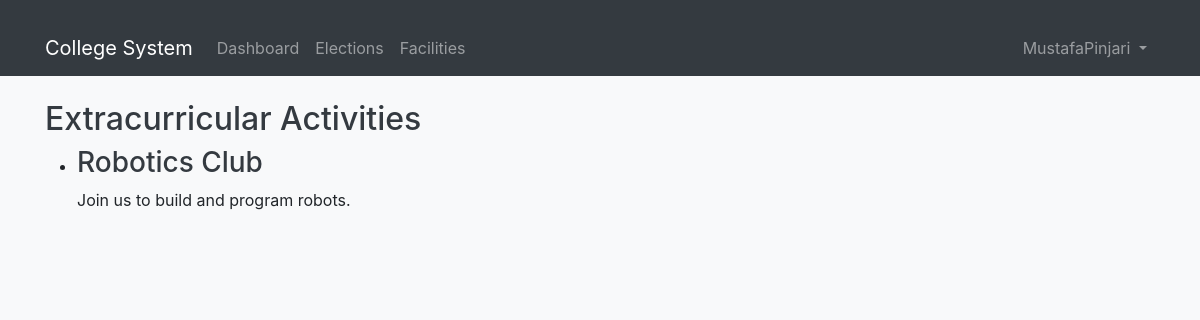
Screenshot of /facilities/extracurricular-activities/ (signed in) with the database file from the repository.
### accounts/models.py (models this page shows, shortened)
class User(AbstractUser):
    ROLES = (
        ('student', 'Student'),
        ('faculty', 'Faculty'),
        ('admin', 'Administrator'),
        ('staff', 'Staff')  # Added staff role
    )
    DEPARTMENTS = (
        ('cs', 'Computer Science'),
        ('it', 'Information Technology'),
        ('ec', 'Electronics & Communication'),
        ('me', 'Mechanical Engineering'),
        ('ce', 'Civil Engineering'),
        ('admin', 'Administration')
    )
    role = models.CharField(max_length=20, choices=ROLES)
    department = models.CharField(max_length=100, choices=DEPARTMENTS)
    student_id = models.CharField(max_length=20, blank=True, null=True)
    phone = models.CharField(max_length=15)
    profile_picture = models.ImageField(upload_to='profile_pics/', blank=True, null=True)
    bio = models.TextField(max_length=500, blank=True)
    date_of_birth = models.DateField(null=True, blank=True)
    address = models.TextField(blank=True)
    emergency_contact = models.CharField(max_length=15, blank=True)
    linkedin_profile = models.URLField(max_length=200, blank=True)
    github_profile = models.URLField(max_length=200, blank=True)
    groups = models.ManyToManyField(
        'auth.Group',
        related_name='custom_user_set',
        blank=True,
        help_text='The groups this user belongs to.',
        verbose_name='groups',
    )
    user_permissions = models.ManyToManyField(
        'auth.Permission',
        related_name='custom_user_set',
        blank=True,
        help_text='Specific permissions for this user.',
        verbose_name='user permissions',
    )
    health_requests = models.TextField(blank=True)  # Field to store health requests
    leave_requests = models.TextField(blank=True)    # Field to store leave requests
    class Meta:
        permissions = [
            ("can_view_dashboard", "Can view dashboard"),
            ("can_manage_elections", "Can manage elections"),
            ("can_manage_facilities", "Can manage facilities"),
            ("can_handle_complaints", "Can handle complaints"),
        ]

### facilities/models.py (models this page shows, shortened)
class ExtracurricularActivity(models.Model):
    name = models.CharField(max_length=200)
    description = models.TextField()

### facilities/views.py (the view)
# urls.py: path('extracurricular-activities/', views.extracurricular_activities, name='extracurricular_activities'),
@login_required
def extracurricular_activities(request):
    activities = ExtracurricularActivity.objects.all()
    return render(request, 'facilities/extracurricular_activities.html', {'activities': activities})

### facilities/templates/facilities/extracurricular_activities.html (shortened to what this page needs)
{% extends 'base.html' %}
{% block content %}
<h2>Extracurricular Activities</h2>
<ul>
    {% for activity in activities %}
        <li>
            <h3>{{ activity.name }}</h3>
            <p>{{ activity.description }}</p>
        </li>
    {% endfor %}
</ul>
{% endblock %}

### templates/base.html (shortened to what this page needs)
{% load static %}
<!DOCTYPE html>
<html lang="en">
<head>
    <link href="https://cdn.jsdelivr.net/npm/bootstrap@5.1.3/dist/css/bootstrap.min.css" rel="stylesheet">
    <link href="https://stackpath.bootstrapcdn.com/bootstrap/4.5.2/css/bootstrap.min.css" rel="stylesheet">
    <link rel="stylesheet" href="{% static 'css/styles.css' %}">
    <link rel="stylesheet" href="https://cdnjs.cloudflare.com/ajax/libs/font-awesome/6.0.0-beta3/css/all.min.css">
    <link rel="stylesheet" href="https://cdnjs.cloudflare.com/ajax/libs/sweetalert/1.1.3/sweetalert.min.css">
</head>
<body>
    <nav class="navbar navbar-expand-lg navbar-dark bg-dark">
        <div class="container">
            <a class="navbar-brand" href="{% url 'accounts:dashboard' %}">College System</a>
            <div class="collapse navbar-collapse" id="navbarNav">
                {% if user.is_authenticated %}
                    <ul class="navbar-nav me-auto">
                        <li class="nav-item">
                            <a class="nav-link" href="{% url 'accounts:dashboard' %}">Dashboard</a>
                        </li>
                        <li class="nav-item">
                            <a class="nav-link" href="{% url 'elections:list' %}">Elections</a>
                        </li>
                        <li class="nav-item">
                            <a class="nav-link" href="{% url 'facilities:facility_list' %}">Facilities</a>
                        </li>
                    </ul>
                    <ul class="navbar-nav">
                        <li class="nav-item dropdown">
                            <a class="nav-link dropdown-toggle" href="#" id="navbarDropdown" role="button" data-bs-toggle="dropdown">
                                {{ user.get_full_name|default:user.username }}
                            </a>
                        </li>
                    </ul>
                {% endif %}
            </div>
        </div>
    </nav>
    <div class="container mt-4">
        {% block content %}{% endblock %}
    </div>
</body>
</html>

### static/css/styles.css (style rules this page uses)
body { background-color: #f8f9fa; }
h2, h3 { color: #343a40; }
.container { margin-top: 20px; }

### rows the page displays
User: get_full_name "MustafaPinjari"
ExtracurricularActivity: name "Robotics Club", description "Join us to build and program robots."
